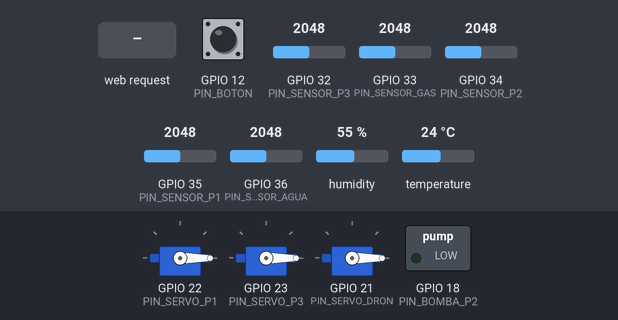
Bench run of a sketch on a simulated ESP32. On the bench: 3 × servo, switched loads named in the sketch (green lamp = pin HIGH). The test bench sets the inputs (shaded band); at power-on: GPIO 32 (PIN_SENSOR_P3) = 2048, GPIO 12 (PIN_BOTON) HIGH, GPIO 34 (PIN_SENSOR_P2) = 2048, GPIO 35 (PIN_SENSOR_P1) = 2048, GPIO 33 (PIN_SENSOR_GAS) = 2048, GPIO 36 (PIN_SENSOR_AGUA) = 2048, humidity 55 %, temperature 24 °C (analog values on the 0–4095 scale). WiFi joins after 1.5 s; servers stay silent unless stated; uploads are accepted with an empty reply; what the sketch prints to the serial monitor is not drawn.

Above: at 4.6 s.
4.7 s: HTTP request GET /activar_dron received
At 5.8 s:
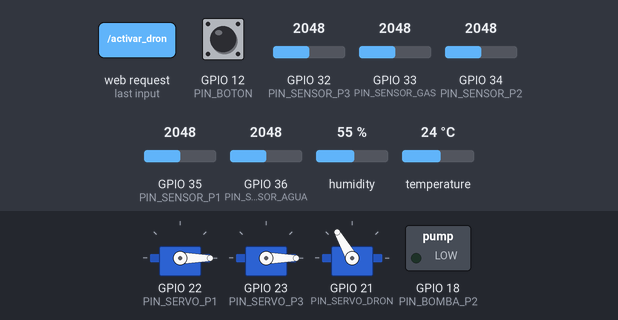
10.7 s: GPIO 32 (PIN_SENSOR_P3) set to 2866
16.7 s: GPIO 12 (PIN_BOTON) pulled LOW for 0.15 s
At 18.0 s:
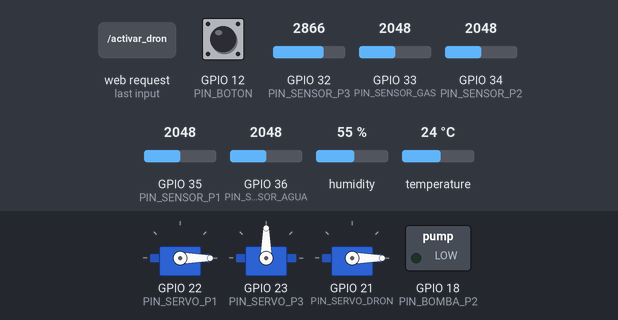
22.9 s: GPIO 34 (PIN_SENSOR_P2) set to 2473
28.4 s: GPIO 34 (PIN_SENSOR_P2) set to 2530
33.4 s: GPIO 35 (PIN_SENSOR_P1) set to 2470
38.3 s: GPIO 35 (PIN_SENSOR_P1) set to 2571
At 56.1 s:
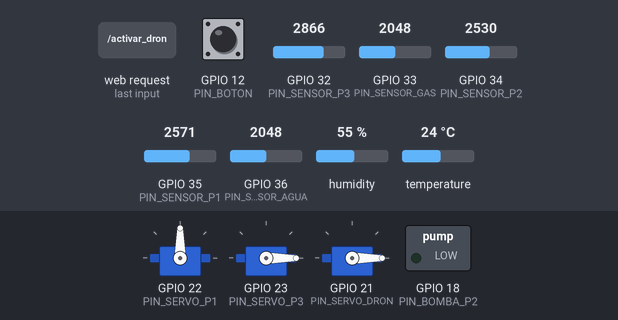
At 63.6 s:
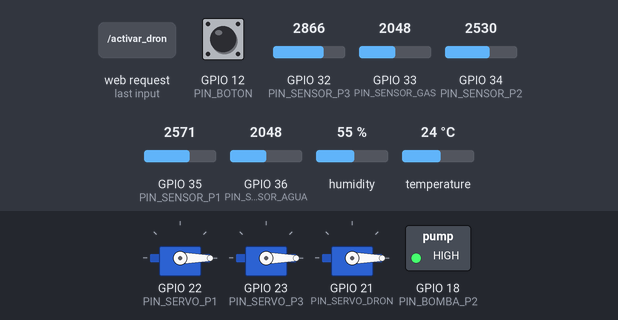
Timing chart, 0 to 82.7 s (numbered marks = the images above; inputs shaded):
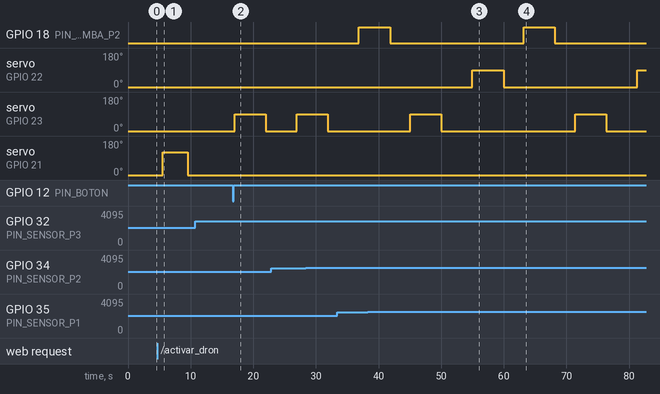

Measured:
- the behaviour switches between 2499 and 2500 on GPIO 35 (PIN_SENSOR_P1) (found by bisection; images 2 and 3)
- after the input at 4.7 s, servo on GPIO 21 (PIN_SERVO_DRON): 0° → 120° after 0.85 s, → 0° 4.0 s later
- after the input at 10.7 s, every drawn part: stays the same
- after the input at 16.7 s, servo on GPIO 23 (PIN_SERVO_P3): 0° → 90° after 0.31 s, → 0° 5.0 s later
- after the input at 38.3 s, servo on GPIO 22 (PIN_SERVO_P1): 0° → 90° after 16.7 s, → 0° 5.0 s later, → 90° 21.3 s later; servo on GPIO 23 (PIN_SERVO_P3): 0° → 90° after 33.1 s, → 0° 5.0 s later

The sketch:

smartriego-esp32.ino
```cpp
// ====================================================================
// SmartRiego MX - Servidor Web WiFi Local + Estructura Estable
// Muestra el valor en tiempo real del Sensor de Agua (GPIO 25) en Serie
// + Integración con el backend SmartRiego (POST /readings, /irrigation-events)
// ====================================================================

#include <WiFi.h>
#include <WebServer.h>
#include <HTTPClient.h>
#include <ESP32Servo.h>
#include <DHT.h>
#include "soc/soc.h"
#include "soc/rtc_cntl_reg.h"

// --- CREDENCIALES WIFI ---
const char* ssid     = "A36 de Silvia";
const char* password = "MammaMia19";

WebServer server(80);

// --- BACKEND SMARTRIEGO ---
// Túnel HTTP (ngrok/exp.direct) hacia `apps/api` en local. Se usa un túnel
// en vez de la IP LAN directa porque la red WiFi tiene aislamiento entre
// dispositivos (AP isolation) y el ESP32 no puede ver a la laptop por IP,
// aunque estén en la misma red — el túnel esquiva eso por completo.
const char* API_BASE_URL = "http://smartriego-api-local.exp.direct";
// API keys en texto plano de los devices ESP32 registrados en /devices (se
// emiten una sola vez). Cada zona del backend tiene su propio device/key —
// no hay forma de indicar "esta lectura es de la zona X" en el body del
// POST, la zona la determina la key que se usa.
const char* DEVICE_API_KEY_P1 = "RnY6cQ3s_kIKRRAPnLxaDlZsECVoq7Gc8QgTsFmMY7Y";
const char* DEVICE_API_KEY_P2 = "EHqqcP8MfBhTdQOUfXQ4A6NS_-wsUwWttasgtEhAUaY";
const char* DEVICE_API_KEY_P3 = "Q6ShOKf0oH9eKK5ft7r8gLSKESCYTrVjXTjzNp2p3HA";

// --- CONFIGURACIÓN DHT11 ---
#define DHTPIN 27
#define DHTTYPE DHT11
DHT dht(DHTPIN, DHTTYPE);

// --- PIN DEL BOTÓN DE INICIO ---
const int PIN_BOTON = 12;

// --- OBJETOS SERVO ---
Servo servoParcela1;
Servo servoParcela3;
Servo servoDron;

// --- PINES DE ACTUADORES ---
const int PIN_SERVO_P1   = 22;
const int PIN_SERVO_P3   = 23;
const int PIN_SERVO_DRON = 21;
const int PIN_BOMBA_P2   = 18;

// --- PINES DE SENSORES ---
const int PIN_SENSOR_P1    = 35;  // Parcela 1
const int PIN_SENSOR_P2    = 34;  // Parcela 2
const int PIN_SENSOR_P3    = 32;  // Parcela 3
const int PIN_SENSOR_GAS   = 33;  // MQ-2 Gas/Humo
const int PIN_SENSOR_AGUA  = 36;  // Sensor de Agua (GPIO 25)

// --- POSICIONES DE SERVOS ---
const int SERVO_CERRADO      = 0;
const int SERVO_ABIERTO      = 90;
const int SERVO_DRON_ABIERTO = 120;

// --- UMBRALES DE ACTIVACIÓN ---
const int UMBRAL_P1    = 2500;
const int UMBRAL_P2    = 2500;
const int UMBRAL_P3    = 2500;
const int UMBRAL_GAS   = 1200;

// Variables globales de estado
bool sistemaActivo = false;
bool banderaDron   = false;
unsigned long ultimoDebounce = 0;
unsigned long ultimoEnvioSerial = 0;

float tempAire = 0.0;
float humAire  = 0.0;
int valP1 = 0, valP2 = 0, valP3 = 0, valGas = 0, valAgua = 0;

// Decisión del backend sobre la última lectura enviada (viene en el body de
// POST /readings: {"decision":"REGAR"|"ESPERAR",...}). Arranca en true
// (falla abierto) para que, sin WiFi o con la API caída, el riego local por
// umbral siga funcionando igual que antes de esta integración.
bool servidorDiceRegar = true;

int leerPromedioADC(int pin) {
  long suma = 0;
  for (int i = 0; i < 10; i++) {
    suma += analogRead(pin);
    delay(5);
  }
  return (int)(suma / 10);
}

// --- INTEGRACIÓN CON EL BACKEND (best-effort: nunca bloquea el riego local) ---

// deviceKey: cada zona real (Parcela 1/2/3) tiene su propio device/key en el
// backend. actualizarGate: solo Parcela 1 usa la decisión del servidor para
// frenar su riego (servidorDiceRegar) — P2/P3 mandan su lectura igual, pero
// no se les pide actualizar ese flag.
void enviarLectura(float humedadPct, float temp, float humedadAmbiente, const char* deviceKey, bool actualizarGate) {
  if (WiFi.status() != WL_CONNECTED) {
    Serial.println("⚠️ [API] Sin WiFi, se omite envío de lectura.");
    return;
  }

  HTTPClient http;
  http.begin(String(API_BASE_URL) + "/readings");
  http.addHeader("Content-Type", "application/json");
  http.addHeader("X-Device-Key", deviceKey);

  String body = "{\"humidity\":" + String(humedadPct, 1) +
                ",\"temperature\":" + String(temp, 1);
  // El DHT11 puede fallar la lectura (NaN) — en ese caso se omite el campo
  // en vez de mandar un JSON inválido (ambientHumidity es opcional en el DTO).
  if (!isnan(humedadAmbiente)) {
    body += ",\"ambientHumidity\":" + String(humedadAmbiente, 1);
  }
  body += "}";
  int code = http.POST(body);
  Serial.printf("📡 [API] POST /readings -> %d\n", code);

  if (code == 200 && actualizarGate) {
    // Sin librería de JSON (evita agregar una dependencia extra): el body
    // es chico y controlado por nosotros, alcanza con buscar el texto de
    // la decisión. Ej: {"decision":"ESPERAR","durationMinutes":null,...}
    String respuesta = http.getString();
    if (respuesta.indexOf("\"decision\":\"ESPERAR\"") != -1) {
      if (servidorDiceRegar) {
        Serial.println("🌧️ [API] El servidor dice ESPERAR (humedad suficiente o lluvia prevista).");
      }
      servidorDiceRegar = false;
    } else if (respuesta.indexOf("\"decision\":\"REGAR\"") != -1) {
      servidorDiceRegar = true;
    }
    // Cualquier otro caso (respuesta inesperada): se conserva el último
    // valor conocido de servidorDiceRegar en vez de asumir uno nuevo.
  }

  http.end();
}

void enviarEventoRiego(int minutos, const char* deviceKey) {
  if (WiFi.status() != WL_CONNECTED) {
    Serial.println("⚠️ [API] Sin WiFi, se omite envío de evento de riego.");
    return;
  }

  HTTPClient http;
  http.begin(String(API_BASE_URL) + "/irrigation-events");
  http.addHeader("Content-Type", "application/json");
  http.addHeader("X-Device-Key", deviceKey);

  String body = "{\"durationMinutes\":" + String(minutos) + "}";
  int code = http.POST(body);
  Serial.printf("📡 [API] POST /irrigation-events -> %d\n", code);
  http.end();
}

// Botón "Activar servo del dron" (app mobile): el backend no le puede pegar
// directo al ESP32 (aislamiento de red de la WiFi), así que este consulta
// (poll) si hay una solicitud pendiente en su propio ciclo de 4s. El dron es
// UN solo servo físico compartido por las 3 parcelas/devices — el usuario
// puede pedirlo desde cualquiera de las 3 zonas en la app, así que hay que
// preguntar con las 3 keys (cada una consulta el flag de SU propia zona).
void consultarDronRemoto() {
  if (WiFi.status() != WL_CONNECTED) {
    return;
  }

  const char* keys[] = {DEVICE_API_KEY_P1, DEVICE_API_KEY_P2, DEVICE_API_KEY_P3};
  for (int i = 0; i < 3; i++) {
    HTTPClient http;
    http.begin(String(API_BASE_URL) + "/drone-status");
    http.addHeader("X-Device-Key", keys[i]);
    int code = http.GET();
    if (code == 200) {
      String respuesta = http.getString();
      if (respuesta.indexOf("\"shouldActivate\":true") != -1) {
        Serial.println("🚁 [API] El servidor pidió activar el dron.");
        banderaDron = true;
      }
    }
    http.end();
  }
}

void apagarTodoActuadores() {
  digitalWrite(PIN_BOMBA_P2, LOW);

  servoParcela1.attach(PIN_SERVO_P1, 500, 2400);
  servoParcela1.write(SERVO_CERRADO);
  delay(300);
  servoParcela1.detach();

  servoParcela3.attach(PIN_SERVO_P3, 500, 2400);
  servoParcela3.write(SERVO_CERRADO);
  delay(300);
  servoParcela3.detach();

  servoDron.attach(PIN_SERVO_DRON, 500, 2400);
  servoDron.write(SERVO_CERRADO);
  delay(300);
  servoDron.detach();

  banderaDron = false;
}

// --- ENDPOINT PARA ACTIVAR EL DRON VÍA WEB ---
void handleActivarDron() {
  banderaDron = true;
  server.send(200, "text/plain", "Orden recibida: Dron desplegado");
}

// --- DASHBOARD WEB EN TIEMPO REAL ---
void handleRoot() {
  String html = "<!DOCTYPE html><html><head><meta charset='UTF-8'><meta name='viewport' content='width=device-width, initial-scale=1'>";
  html += "<meta http-equiv='refresh' content='4'>";
  html += "<title>SmartRiego MX</title>";
  html += "<style>";
  html += "body { font-family: Arial, sans-serif; background-color: #f4f6f9; text-align: center; margin: 0; padding: 20px; }";
  html += "h1 { color: #2c3e50; }";
  html += ".status { font-weight: bold; padding: 8px 15px; border-radius: 5px; display: inline-block; margin-bottom: 15px; }";
  html += ".active { background-color: #2ecc71; color: white; } .paused { background-color: #e74c3c; color: white; }";
  html += ".container { display: flex; flex-wrap: wrap; justify-content: center; gap: 15px; max-width: 900px; margin: auto; }";
  html += ".card { background: white; padding: 15px; border-radius: 10px; box-shadow: 0 4px 8px rgba(0,0,0,0.1); width: 250px; }";
  html += ".badge { font-size: 0.9em; padding: 4px 8px; border-radius: 4px; color: white; font-weight: bold; }";
  html += ".dry { background-color: #e67e22; } .wet { background-color: #3498db; } .alert { background-color: #e74c3c; } .normal { background-color: #2ecc71; }";
  html += "</style></head><body>";

  html += "<h1>🌱 SmartRiego MX</h1>";
  html += sistemaActivo ? "<div class='status active'>SISTEMA EN EJECUCIÓN</div>" : "<div class='status paused'>SISTEMA PAUSADO</div>";

  html += "<div class='container'>";
  html += "<div class='card'><h3>🌡️ Clima Ambiente</h3><p><b>Temp:</b> " + String(tempAire, 1) + " °C</p><p><b>Humedad:</b> " + String(humAire, 1) + " %</p></div>";
  html += "<div class='card'><h3>🌾 Parcela 1</h3><p><b>ADC:</b> " + String(valP1) + "</p><p><b>Estado:</b> " + String(valP1 >= UMBRAL_P1 ? "<span class='badge dry'>SECO</span>" : "<span class='badge wet'>HÚMEDO</span>") + "</p></div>";
  html += "<div class='card'><h3>💧 Parcela 2</h3><p><b>ADC:</b> " + String(valP2) + "</p><p><b>Estado:</b> " + String(valP2 >= UMBRAL_P2 ? "<span class='badge dry'>SECO</span>" : "<span class='badge wet'>HÚMEDO</span>") + "</p></div>";
  html += "<div class='card'><h3>🌱 Parcela 3</h3><p><b>ADC:</b> " + String(valP3) + "</p><p><b>Estado:</b> " + String(valP3 >= UMBRAL_P3 ? "<span class='badge dry'>SECO</span>" : "<span class='badge wet'>HÚMEDO</span>") + "</p></div>";
  html += "<div class='card'><h3>💧 Nivel de Agua</h3><p><b>Lectura ADC:</b> " + String(valAgua) + "</p></div>";
  html += "<div class='card'><h3>🔥 Gas / Humo</h3><p><b>MQ-2:</b> " + String(valGas) + "</p><p><b>Estado:</b> " + String(valGas >= UMBRAL_GAS ? "<span class='badge alert'>⚠️ ALERTA</span>" : "<span class='badge normal'>NORMAL</span>") + "</p></div>";
  html += "</div></body></html>";

  server.send(200, "text/html", html);
}

void setup() {
  WRITE_PERI_REG(RTC_CNTL_BROWN_OUT_REG, 0);

  Serial.begin(115200);
  delay(1000);

  pinMode(PIN_BOTON, INPUT_PULLUP);
  dht.begin();

  ESP32PWM::allocateTimer(0);
  ESP32PWM::allocateTimer(1);
  ESP32PWM::allocateTimer(2);
  ESP32PWM::allocateTimer(3);

  servoParcela1.setPeriodHertz(50);
  servoParcela3.setPeriodHertz(50);
  servoDron.setPeriodHertz(50);

  pinMode(PIN_BOMBA_P2, OUTPUT);
  pinMode(PIN_SENSOR_AGUA, INPUT);

  apagarTodoActuadores();

  analogReadResolution(12);

  // Conexión WiFi
  Serial.print("\nConectando a WiFi: ");
  Serial.println(ssid);
  WiFi.begin(ssid, password);

  int intentos = 0;
  while (WiFi.status() != WL_CONNECTED && intentos < 15) {
    delay(500);
    Serial.print(".");
    intentos++;
  }

  if (WiFi.status() == WL_CONNECTED) {
    Serial.println("\n✅ WiFi Conectado!");
    Serial.print("🌐 Dashboard IP: http://");
    Serial.println(WiFi.localIP());
  } else {
    Serial.println("\n⚠️ Sin conexión WiFi. Modo Local.");
  }

  server.on("/", handleRoot);
  server.on("/activar_dron", handleActivarDron);
  server.begin();

  Serial.println("==================================================");
  Serial.println(" SmartRiego MX - Listo (Presione Botón GPIO12)   ");
  Serial.println("==================================================");
}

void loop() {
  server.handleClient(); // Atiende la petición web /activar_dron

  // --- LÓGICA DEL DRON (Prioritaria desde la Web) ---
  if (banderaDron) {
    Serial.println("🚁 [DRON] Desplegando dron por orden remota...");
    servoDron.attach(PIN_SERVO_DRON, 500, 2400);
    delay(100);
    servoDron.write(SERVO_DRON_ABIERTO);

    delay(4000);

    Serial.println("🚁 [DRON] Retornando a base...");
    servoDron.write(SERVO_CERRADO);
    delay(800);
    servoDron.detach();

    banderaDron = false;
  }

  // --- LÓGICA DEL BOTÓN FÍSICO ---
  if (digitalRead(PIN_BOTON) == LOW && (millis() - ultimoDebounce > 400)) {
    ultimoDebounce = millis();
    sistemaActivo = !sistemaActivo;

    if (sistemaActivo) {
      Serial.println("\n🟢 SISTEMA ACTIVADO");
    } else {
      Serial.println("\n🔴 SISTEMA PAUSADO");
      apagarTodoActuadores();
    }
  }

  // --- LECTURA DE TODOS LOS SENSORES ---
  tempAire = dht.readTemperature();
  humAire  = dht.readHumidity();
  valP1    = leerPromedioADC(PIN_SENSOR_P1);
  valP2    = leerPromedioADC(PIN_SENSOR_P2);
  valP3    = leerPromedioADC(PIN_SENSOR_P3);
  valGas   = leerPromedioADC(PIN_SENSOR_GAS);
  valAgua  = leerPromedioADC(PIN_SENSOR_AGUA); // Lectura del Sensor de Agua (GPIO 25)

  // --- MONITOREO SERIAL UNIFICADO CADA 4 SEGUNDOS ---
  // y envío de la lectura de las 3 parcelas reales, cada una a su propia
  // zona/device en el backend (misma temperatura de aire compartida, cada
  // una con su propia humedad de suelo).
  if (millis() - ultimoEnvioSerial >= 4000) {
    ultimoEnvioSerial = millis();

    Serial.println("\n=========================================================================================");
    Serial.printf("📊 [CLIMA] Temp: %.1f°C | Hum Aire: %.1f%%  ||  [GAS MQ-2]: %d [%s]  ||  [AGUA GPIO25]: %d\n",
                  tempAire, humAire, valGas, (valGas >= UMBRAL_GAS ? "⚠️ ALERTA" : "NORMAL"),
                  valAgua);
    Serial.println("-----------------------------------------------------------------------------------------");
    Serial.printf("🌾 Parcela 1: ADC %4d -> %-8s | 💧 Parcela 2: ADC %4d -> %-8s | 🌱 Parcela 3: ADC %4d -> %-8s\n",
                  valP1, (valP1 >= UMBRAL_P1 ? "[SECO]" : "[HÚMEDO]"),
                  valP2, (valP2 >= UMBRAL_P2 ? "[SECO]" : "[HÚMEDO]"),
                  valP3, (valP3 >= UMBRAL_P3 ? "[SECO]" : "[HÚMEDO]"));
    Serial.println("=========================================================================================");

    // ADC alto = seco -> % de humedad bajo; ADC bajo = húmedo -> % de humedad alto.
    float humedadPctP1 = constrain(map(valP1, 4095, 0, 0, 100), 0, 100);
    float humedadPctP2 = constrain(map(valP2, 4095, 0, 0, 100), 0, 100);
    float humedadPctP3 = constrain(map(valP3, 4095, 0, 0, 100), 0, 100);
    enviarLectura(humedadPctP1, tempAire, humAire, DEVICE_API_KEY_P1, true);
    enviarLectura(humedadPctP2, tempAire, humAire, DEVICE_API_KEY_P2, false);
    enviarLectura(humedadPctP3, tempAire, humAire, DEVICE_API_KEY_P3, false);
    consultarDronRemoto();
  }

  if (!sistemaActivo) return;

  // --- PARCELA 1 (Servo 1) ---
  // Circuito cerrado: además de estar seco localmente, el backend tiene que
  // autorizar el riego (servidorDiceRegar, actualizado en cada POST
  // /readings). Así el pronóstico de lluvia de Open-Meteo puede frenar un
  // riego aunque el sensor local ya haya cruzado el umbral.
  if (valP1 >= UMBRAL_P1 && !servidorDiceRegar) {
    Serial.println("🌧️ [P1] Seco localmente, pero el servidor dijo ESPERAR — no se riega.");
  }

  if (valP1 >= UMBRAL_P1 && servidorDiceRegar) {
    Serial.println("🔓 [P1] Abriendo Servo Parcela 1...");
    servoParcela1.attach(PIN_SERVO_P1, 500, 2400);
    servoParcela1.write(SERVO_ABIERTO);
    delay(5000);

    Serial.println("🔒 [P1] Cerrando Servo Parcela 1...");
    servoParcela1.write(SERVO_CERRADO);
    delay(500);
    servoParcela1.detach();

    // El DTO del backend exige durationMinutes entero >= 1 (no admite fracciones ni 0).
    enviarEventoRiego(1, DEVICE_API_KEY_P1);

    delay(2500);
  }

  // --- PARCELA 2 (Bomba a Presión) ---
  if (valP2 >= UMBRAL_P2) {
    Serial.println("⚡ [P2] Encendiendo Bomba Parcela 2...");
    digitalWrite(PIN_BOMBA_P2, HIGH);
    delay(5000);

    Serial.println("🛑 [P2] Apagando Bomba Parcela 2...");
    digitalWrite(PIN_BOMBA_P2, LOW);
    delay(3000);
    enviarEventoRiego(1, DEVICE_API_KEY_P2);
  } else {
    digitalWrite(PIN_BOMBA_P2, LOW);
  }

  // --- PARCELA 3 (Servo 2) ---
  if (valP3 >= UMBRAL_P3) {
    Serial.println("🔓 [P3] Abriendo Servo Parcela 3...");
    servoParcela3.attach(PIN_SERVO_P3, 500, 2400);
    servoParcela3.write(SERVO_ABIERTO);
    delay(5000);

    Serial.println("🔒 [P3] Cerrando Servo Parcela 3...");
    servoParcela3.write(SERVO_CERRADO);
    delay(500);
    servoParcela3.detach();
    enviarEventoRiego(1, DEVICE_API_KEY_P3);
    delay(2500);
  }

  delay(200);
}
```
